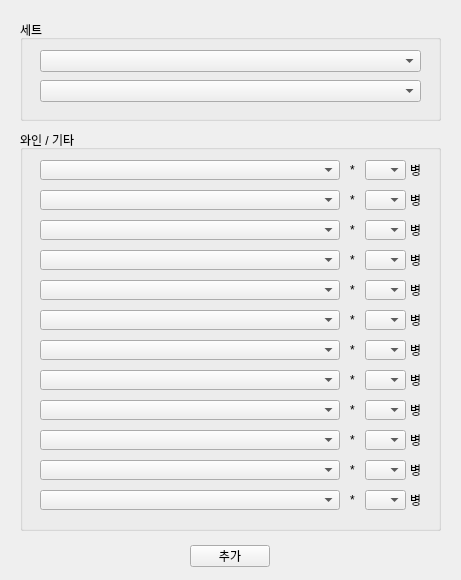
<?xml version="1.0" encoding="UTF-8"?>
<ui version="4.0">
 <class>Form</class>
 <widget class="QWidget" name="Form">
  <property name="geometry">
   <rect>
    <x>0</x>
    <y>0</y>
    <width>461</width>
    <height>580</height>
   </rect>
  </property>
  <property name="windowTitle">
   <string>Form</string>
  </property>
  <widget class="QGroupBox" name="groupBox">
   <property name="geometry">
    <rect>
     <x>20</x>
     <y>20</y>
     <width>421</width>
     <height>101</height>
    </rect>
   </property>
   <property name="title">
    <string>세트</string>
   </property>
   <widget class="QComboBox" name="setCmb_1">
    <property name="geometry">
     <rect>
      <x>20</x>
      <y>30</y>
      <width>381</width>
      <height>22</height>
     </rect>
    </property>
   </widget>
   <widget class="QComboBox" name="setCmb_2">
    <property name="geometry">
     <rect>
      <x>20</x>
      <y>60</y>
      <width>381</width>
      <height>22</height>
     </rect>
    </property>
   </widget>
  </widget>
  <widget class="QGroupBox" name="groupBox_2">
   <property name="geometry">
    <rect>
     <x>20</x>
     <y>130</y>
     <width>421</width>
     <height>401</height>
    </rect>
   </property>
   <property name="title">
    <string>와인 / 기타</string>
   </property>
   <widget class="QComboBox" name="wineCmb_1">
    <property name="geometry">
     <rect>
      <x>20</x>
      <y>30</y>
      <width>300</width>
      <height>20</height>
     </rect>
    </property>
   </widget>
   <widget class="QComboBox" name="countCmb_1">
    <property name="geometry">
     <rect>
      <x>345</x>
      <y>30</y>
      <width>41</width>
      <height>20</height>
     </rect>
    </property>
   </widget>
   <widget class="QLabel" name="label_5">
    <property name="geometry">
     <rect>
      <x>390</x>
      <y>30</y>
      <width>16</width>
      <height>20</height>
     </rect>
    </property>
    <property name="text">
     <string>병</string>
    </property>
   </widget>
   <widget class="QLabel" name="label_6">
    <property name="geometry">
     <rect>
      <x>390</x>
      <y>60</y>
      <width>16</width>
      <height>20</height>
     </rect>
    </property>
    <property name="text">
     <string>병</string>
    </property>
   </widget>
   <widget class="QLabel" name="label_7">
    <property name="geometry">
     <rect>
      <x>390</x>
      <y>90</y>
      <width>16</width>
      <height>20</height>
     </rect>
    </property>
    <property name="text">
     <string>병</string>
    </property>
   </widget>
   <widget class="QLabel" name="label_8">
    <property name="geometry">
     <rect>
      <x>390</x>
      <y>120</y>
      <width>16</width>
      <height>20</height>
     </rect>
    </property>
    <property name="text">
     <string>병</string>
    </property>
   </widget>
   <widget class="QLabel" name="label_9">
    <property name="geometry">
     <rect>
      <x>390</x>
      <y>150</y>
      <width>16</width>
      <height>20</height>
     </rect>
    </property>
    <property name="text">
     <string>병</string>
    </property>
   </widget>
   <widget class="QLabel" name="label_10">
    <property name="geometry">
     <rect>
      <x>390</x>
      <y>180</y>
      <width>16</width>
      <height>20</height>
     </rect>
    </property>
    <property name="text">
     <string>병</string>
    </property>
   </widget>
   <widget class="QComboBox" name="countCmb_2">
    <property name="geometry">
     <rect>
      <x>345</x>
      <y>60</y>
      <width>41</width>
      <height>20</height>
     </rect>
    </property>
   </widget>
   <widget class="QComboBox" name="countCmb_3">
    <property name="geometry">
     <rect>
      <x>345</x>
      <y>90</y>
      <width>41</width>
      <height>20</height>
     </rect>
    </property>
   </widget>
   <widget class="QComboBox" name="countCmb_4">
    <property name="geometry">
     <rect>
      <x>345</x>
      <y>120</y>
      <width>41</width>
      <height>20</height>
     </rect>
    </property>
   </widget>
   <widget class="QComboBox" name="countCmb_5">
    <property name="geometry">
     <rect>
      <x>345</x>
      <y>150</y>
      <width>41</width>
      <height>20</height>
     </rect>
    </property>
   </widget>
   <widget class="QComboBox" name="countCmb_6">
    <property name="geometry">
     <rect>
      <x>345</x>
      <y>180</y>
      <width>41</width>
      <height>20</height>
     </rect>
    </property>
   </widget>
   <widget class="QLabel" name="label_11">
    <property name="geometry">
     <rect>
      <x>330</x>
      <y>30</y>
      <width>16</width>
      <height>20</height>
     </rect>
    </property>
    <property name="text">
     <string>*</string>
    </property>
   </widget>
   <widget class="QLabel" name="label_14">
    <property name="geometry">
     <rect>
      <x>330</x>
      <y>60</y>
      <width>16</width>
      <height>20</height>
     </rect>
    </property>
    <property name="text">
     <string>*</string>
    </property>
   </widget>
   <widget class="QLabel" name="label_15">
    <property name="geometry">
     <rect>
      <x>330</x>
      <y>90</y>
      <width>16</width>
      <height>20</height>
     </rect>
    </property>
    <property name="text">
     <string>*</string>
    </property>
   </widget>
   <widget class="QLabel" name="label_16">
    <property name="geometry">
     <rect>
      <x>330</x>
      <y>120</y>
      <width>16</width>
      <height>20</height>
     </rect>
    </property>
    <property name="text">
     <string>*</string>
    </property>
   </widget>
   <widget class="QLabel" name="label_17">
    <property name="geometry">
     <rect>
      <x>330</x>
      <y>150</y>
      <width>16</width>
      <height>20</height>
     </rect>
    </property>
    <property name="text">
     <string>*</string>
    </property>
   </widget>
   <widget class="QLabel" name="label_18">
    <property name="geometry">
     <rect>
      <x>330</x>
      <y>180</y>
      <width>16</width>
      <height>20</height>
     </rect>
    </property>
    <property name="text">
     <string>*</string>
    </property>
   </widget>
   <widget class="QComboBox" name="wineCmb_2">
    <property name="geometry">
     <rect>
      <x>20</x>
      <y>60</y>
      <width>300</width>
      <height>20</height>
     </rect>
    </property>
   </widget>
   <widget class="QComboBox" name="wineCmb_3">
    <property name="geometry">
     <rect>
      <x>20</x>
      <y>90</y>
      <width>300</width>
      <height>20</height>
     </rect>
    </property>
   </widget>
   <widget class="QComboBox" name="wineCmb_4">
    <property name="geometry">
     <rect>
      <x>20</x>
      <y>120</y>
      <width>300</width>
      <height>20</height>
     </rect>
    </property>
   </widget>
   <widget class="QComboBox" name="wineCmb_5">
    <property name="geometry">
     <rect>
      <x>20</x>
      <y>150</y>
      <width>300</width>
      <height>20</height>
     </rect>
    </property>
   </widget>
   <widget class="QComboBox" name="wineCmb_6">
    <property name="geometry">
     <rect>
      <x>20</x>
      <y>180</y>
      <width>300</width>
      <height>20</height>
     </rect>
    </property>
   </widget>
   <widget class="QLabel" name="label_19">
    <property name="geometry">
     <rect>
      <x>330</x>
      <y>330</y>
      <width>16</width>
      <height>20</height>
     </rect>
    </property>
    <property name="text">
     <string>*</string>
    </property>
   </widget>
   <widget class="QLabel" name="label_12">
    <property name="geometry">
     <rect>
      <x>330</x>
      <y>210</y>
      <width>16</width>
      <height>20</height>
     </rect>
    </property>
    <property name="text">
     <string>*</string>
    </property>
   </widget>
   <widget class="QComboBox" name="countCmb_7">
    <property name="geometry">
     <rect>
      <x>345</x>
      <y>210</y>
      <width>41</width>
      <height>20</height>
     </rect>
    </property>
   </widget>
   <widget class="QLabel" name="label_13">
    <property name="geometry">
     <rect>
      <x>390</x>
      <y>270</y>
      <width>16</width>
      <height>20</height>
     </rect>
    </property>
    <property name="text">
     <string>병</string>
    </property>
   </widget>
   <widget class="QComboBox" name="countCmb_10">
    <property name="geometry">
     <rect>
      <x>345</x>
      <y>300</y>
      <width>41</width>
      <height>20</height>
     </rect>
    </property>
   </widget>
   <widget class="QComboBox" name="countCmb_8">
    <property name="geometry">
     <rect>
      <x>345</x>
      <y>240</y>
      <width>41</width>
      <height>20</height>
     </rect>
    </property>
   </widget>
   <widget class="QLabel" name="label_20">
    <property name="geometry">
     <rect>
      <x>390</x>
      <y>360</y>
      <width>16</width>
      <height>20</height>
     </rect>
    </property>
    <property name="text">
     <string>병</string>
    </property>
   </widget>
   <widget class="QLabel" name="label_21">
    <property name="geometry">
     <rect>
      <x>390</x>
      <y>240</y>
      <width>16</width>
      <height>20</height>
     </rect>
    </property>
    <property name="text">
     <string>병</string>
    </property>
   </widget>
   <widget class="QLabel" name="label_22">
    <property name="geometry">
     <rect>
      <x>330</x>
      <y>240</y>
      <width>16</width>
      <height>20</height>
     </rect>
    </property>
    <property name="text">
     <string>*</string>
    </property>
   </widget>
   <widget class="QLabel" name="label_23">
    <property name="geometry">
     <rect>
      <x>390</x>
      <y>210</y>
      <width>16</width>
      <height>20</height>
     </rect>
    </property>
    <property name="text">
     <string>병</string>
    </property>
   </widget>
   <widget class="QLabel" name="label_24">
    <property name="geometry">
     <rect>
      <x>390</x>
      <y>300</y>
      <width>16</width>
      <height>20</height>
     </rect>
    </property>
    <property name="text">
     <string>병</string>
    </property>
   </widget>
   <widget class="QComboBox" name="countCmb_12">
    <property name="geometry">
     <rect>
      <x>345</x>
      <y>360</y>
      <width>41</width>
      <height>20</height>
     </rect>
    </property>
   </widget>
   <widget class="QComboBox" name="countCmb_11">
    <property name="geometry">
     <rect>
      <x>345</x>
      <y>330</y>
      <width>41</width>
      <height>20</height>
     </rect>
    </property>
   </widget>
   <widget class="QComboBox" name="wineCmb_8">
    <property name="geometry">
     <rect>
      <x>20</x>
      <y>240</y>
      <width>300</width>
      <height>20</height>
     </rect>
    </property>
   </widget>
   <widget class="QComboBox" name="countCmb_9">
    <property name="geometry">
     <rect>
      <x>345</x>
      <y>270</y>
      <width>41</width>
      <height>20</height>
     </rect>
    </property>
   </widget>
   <widget class="QLabel" name="label_25">
    <property name="geometry">
     <rect>
      <x>390</x>
      <y>330</y>
      <width>16</width>
      <height>20</height>
     </rect>
    </property>
    <property name="text">
     <string>병</string>
    </property>
   </widget>
   <widget class="QComboBox" name="wineCmb_11">
    <property name="geometry">
     <rect>
      <x>20</x>
      <y>330</y>
      <width>300</width>
      <height>20</height>
     </rect>
    </property>
   </widget>
   <widget class="QComboBox" name="wineCmb_10">
    <property name="geometry">
     <rect>
      <x>20</x>
      <y>300</y>
      <width>300</width>
      <height>20</height>
     </rect>
    </property>
   </widget>
   <widget class="QComboBox" name="wineCmb_7">
    <property name="geometry">
     <rect>
      <x>20</x>
      <y>210</y>
      <width>300</width>
      <height>20</height>
     </rect>
    </property>
   </widget>
   <widget class="QComboBox" name="wineCmb_12">
    <property name="geometry">
     <rect>
      <x>20</x>
      <y>360</y>
      <width>300</width>
      <height>20</height>
     </rect>
    </property>
   </widget>
   <widget class="QComboBox" name="wineCmb_9">
    <property name="geometry">
     <rect>
      <x>20</x>
      <y>270</y>
      <width>300</width>
      <height>20</height>
     </rect>
    </property>
   </widget>
   <widget class="QLabel" name="label_26">
    <property name="geometry">
     <rect>
      <x>330</x>
      <y>300</y>
      <width>16</width>
      <height>20</height>
     </rect>
    </property>
    <property name="text">
     <string>*</string>
    </property>
   </widget>
   <widget class="QLabel" name="label_27">
    <property name="geometry">
     <rect>
      <x>330</x>
      <y>360</y>
      <width>16</width>
      <height>20</height>
     </rect>
    </property>
    <property name="text">
     <string>*</string>
    </property>
   </widget>
   <widget class="QLabel" name="label_28">
    <property name="geometry">
     <rect>
      <x>330</x>
      <y>270</y>
      <width>16</width>
      <height>20</height>
     </rect>
    </property>
    <property name="text">
     <string>*</string>
    </property>
   </widget>
  </widget>
  <widget class="QPushButton" name="addBtn">
   <property name="geometry">
    <rect>
     <x>190</x>
     <y>545</y>
     <width>80</width>
     <height>22</height>
    </rect>
   </property>
   <property name="text">
    <string>추가</string>
   </property>
  </widget>
 </widget>
 <resources/>
 <connections/>
</ui>
